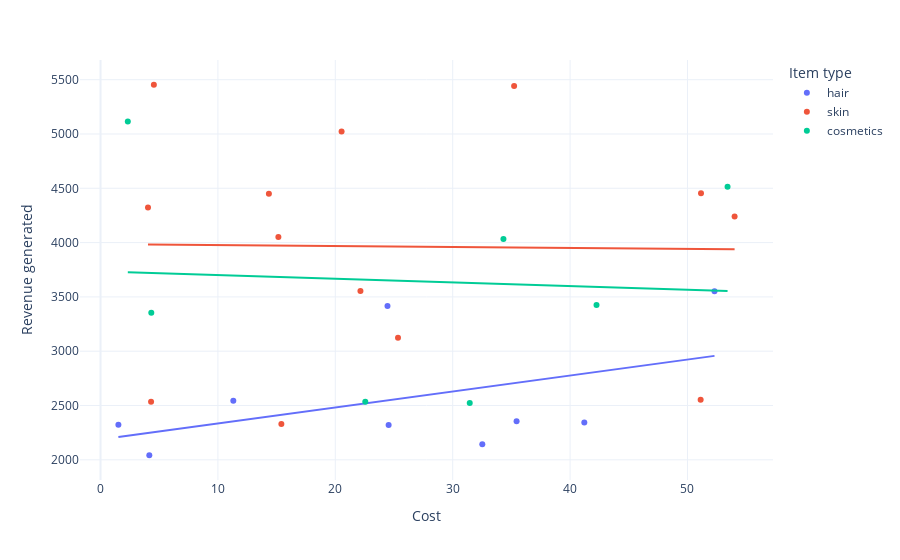

The cell this chart's notebook holds for it:
### Code cell
figure  =  pxx.scatter(information, x = 'Cost',   
                 y = 'Revenue generated',   
                 color = 'Item type',   
                 hover_data = ['Number of items sold'],   
                 trendline = "ols")  
figure.show()

### Figure 1 — Plotly figure (JSON) as saved in the notebook; plotly's stock layout.template omitted (floating-point values rounded to 4 significant figures)
{"data": [{"customdata": [[302], [3], [144], [335], [520], [334], [202], [142], [353]], "hovertemplate": "Item type=hair<br>Cost=%{x}<br>Revenue generated=%{y}<br>Number of items sold=%{customdata[0]}<extra></extra>", "legendgroup": "hair", "marker": {"color": "#636efa", "symbol": "circle"}, "mode": "markers", "name": "hair", "orientation": "v", "showlegend": true, "type": "scatter", "x": [52.3, 11.31, 1.522, 41.21, 35.44, 24.54, 4.155, 32.52, 24.45], "xaxis": "x", "y": [3551.0, 2544.0, 2323.0, 2343.0, 2355.0, 2320.0, 2042.0, 2144.0, 3415.0], "yaxis": "y"}, {"hovertemplate": "<b>OLS trendline</b><br>Revenue generated = 14.6926 * Cost + 2188.58<br>R<sup>2</sup>=0.214849<br><br>Item type=hair<br>Cost=%{x}<br>Revenue generated=%{y} <b>(trend)</b><extra></extra>", "legendgroup": "hair", "marker": {"color": "#636efa", "symbol": "circle"}, "mode": "lines", "name": "hair", "showlegend": false, "type": "scatter", "x": [1.522, 4.155, 11.31, 24.45, 24.54, 32.52, 35.44, 41.21, 52.3], "xaxis": "x", "y": [2211.0, 2250.0, 2355.0, 2548.0, 2549.0, 2666.0, 2709.0, 2794.0, 2957.0], "yaxis": "y"}, {"customdata": [[435], [33], [341], [55], [230], [225], [250], [242], [552], [452], [230], [134], [320]], "hovertemplate": "Item type=skin<br>Cost=%{x}<br>Revenue generated=%{y}<br>Number of items sold=%{customdata[0]}<extra></extra>", "legendgroup": "skin", "marker": {"color": "#EF553B", "symbol": "circle"}, "mode": "markers", "name": "skin", "orientation": "v", "showlegend": true, "type": "scatter", "x": [14.34, 51.15, 4.305, 4.043, 54.02, 15.4, 20.54, 15.15, 22.14, 35.23, 4.544, 51.12, 25.34], "xaxis": "x", "y": [4450.0, 4455.0, 2536.0, 4323.0, 4241.0, 2330.0, 5022.0, 4052.0, 3554.0, 5442.0, 5453.0, 2553.0, 3123.0], "yaxis": "y"}, {"hovertemplate": "<b>OLS trendline</b><br>Revenue generated = -0.887285 * Cost + 3985.97<br>R<sup>2</sup>=0.000224<br><br>Item type=skin<br>Cost=%{x}<br>Revenue generated=%{y} <b>(trend)</b><extra></extra>", "legendgroup": "skin", "marker": {"color": "#EF553B", "symbol": "circle"}, "mode": "lines", "name": "skin", "showlegend": false, "type": "scatter", "x": [4.043, 4.305, 4.544, 14.34, 15.15, 15.4, 20.54, 22.14, 25.34, 35.23, 51.12, 51.15, 54.02], "xaxis": "x", "y": [3982.0, 3982.0, 3982.0, 3973.0, 3973.0, 3972.0, 3968.0, 3966.0, 3963.0, 3955.0, 3941.0, 3941.0, 3938.0], "yaxis": "y"}, {"customdata": [[425], [150], [125], [501], [321], [352], [324]], "hovertemplate": "Item type=cosmetics<br>Cost=%{x}<br>Revenue generated=%{y}<br>Number of items sold=%{customdata[0]}<extra></extra>", "legendgroup": "cosmetics", "marker": {"color": "#00cc96", "symbol": "circle"}, "mode": "markers", "name": "cosmetics", "orientation": "v", "showlegend": true, "type": "scatter", "x": [42.25, 53.41, 31.45, 34.32, 4.324, 22.55, 2.324], "xaxis": "x", "y": [3425.0, 4514.0, 2522.0, 4034.0, 3353.0, 2535.0, 5114.0], "yaxis": "y"}, {"hovertemplate": "<b>OLS trendline</b><br>Revenue generated = -3.37659 * Cost + 3734.67<br>R<sup>2</sup>=0.004300<br><br>Item type=cosmetics<br>Cost=%{x}<br>Revenue generated=%{y} <b>(trend)</b><extra></extra>", "legendgroup": "cosmetics", "marker": {"color": "#00cc96", "symbol": "circle"}, "mode": "lines", "name": "cosmetics", "showlegend": false, "type": "scatter", "x": [2.324, 4.324, 22.55, 31.45, 34.32, 42.25, 53.41], "xaxis": "x", "y": [3727.0, 3720.0, 3659.0, 3628.0, 3619.0, 3592.0, 3554.0], "yaxis": "y"}], "layout": {"autosize": true, "legend": {"title": {"text": "Item type"}, "tracegroupgap": 0}, "margin": {"t": 60}, "xaxis": {"anchor": "y", "autorange": true, "domain": [0, 1], "range": [-1.672, 57.21], "title": {"text": "Cost"}, "type": "linear"}, "yaxis": {"anchor": "x", "autorange": true, "domain": [0, 1], "range": [1778.0, 5718.0], "title": {"text": "Revenue generated"}, "type": "linear"}}}
